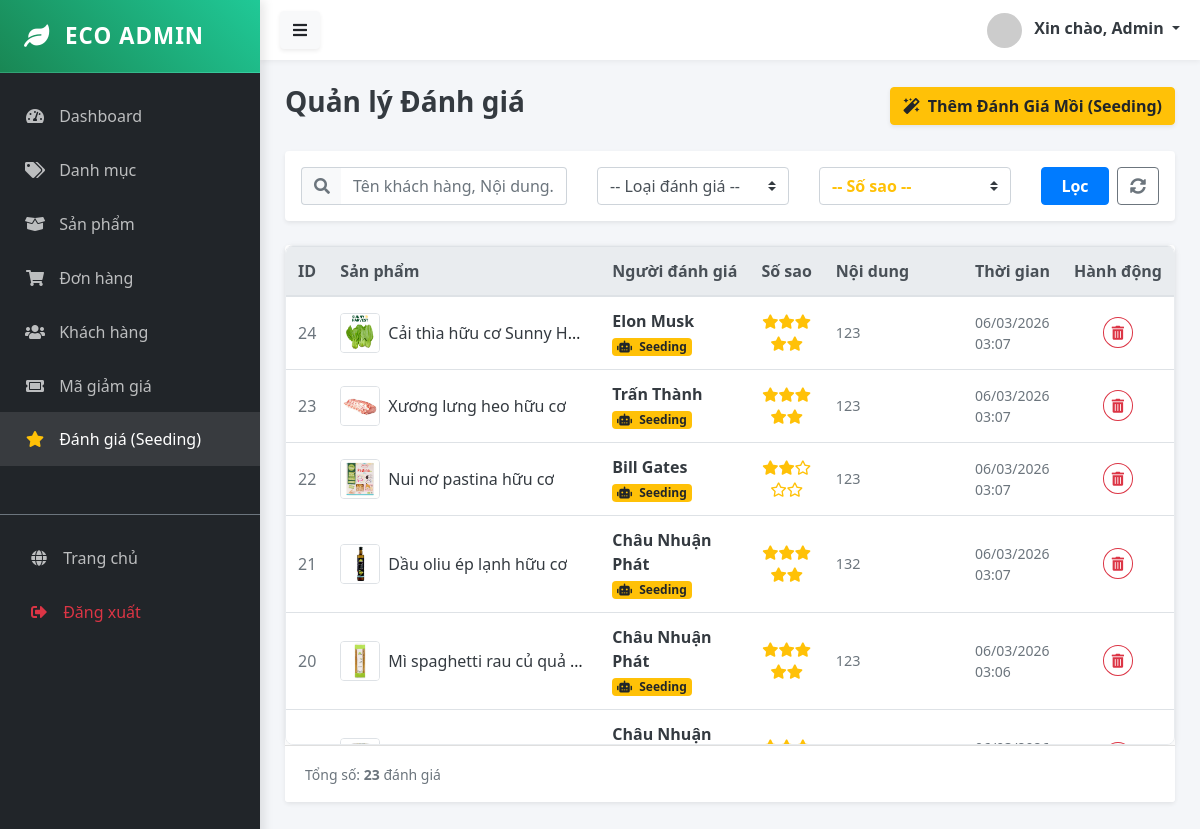
/public/admin/review (signed in), run on the app's committed database.
### tables this page shows
CREATE TABLE `reviews` (
  `id` bigint UNSIGNED NOT NULL,
  `user_id` bigint UNSIGNED DEFAULT NULL,
  `product_id` bigint UNSIGNED DEFAULT NULL,
  `order_id` bigint UNSIGNED DEFAULT NULL,
  `variant_id` bigint UNSIGNED DEFAULT NULL,
  `rating` smallint DEFAULT NULL,
  `title` varchar(255) DEFAULT NULL,
  `comment` text,
  `is_approved` tinyint DEFAULT '0',
  `created_at` timestamp NULL DEFAULT CURRENT_TIMESTAMP
);

CREATE TABLE `products` (
  `id` bigint UNSIGNED NOT NULL,
  `sku` varchar(100) DEFAULT NULL,
  `name` varchar(300) NOT NULL,
  `brand` varchar(255) DEFAULT NULL,
  `slug` varchar(300) DEFAULT NULL,
  `description` text,
  `short_description` text,
  `category_id` bigint UNSIGNED DEFAULT NULL,
  `is_active` tinyint DEFAULT '1',
  `is_featured` tinyint DEFAULT '0',
  `meta` json DEFAULT NULL,
  `created_at` timestamp NULL DEFAULT CURRENT_TIMESTAMP,
  `updated_at` timestamp NULL DEFAULT CURRENT_TIMESTAMP ON UPDATE CURRENT_TIMESTAMP
);

CREATE TABLE `users` (
  `id` bigint UNSIGNED NOT NULL,
  `email` varchar(255) NOT NULL,
  `password_hash` varchar(255) DEFAULT NULL,
  `name` varchar(200) DEFAULT NULL,
  `phone` varchar(50) DEFAULT NULL,
  `avatar_url` text,
  `status` tinyint DEFAULT '1',
  `role_id` bigint UNSIGNED DEFAULT NULL,
  `google_id` varchar(255) DEFAULT NULL,
  `email_verified` tinyint DEFAULT '0',
  `verification_token` varchar(255) DEFAULT NULL COMMENT 'Mã gửi qua mail',
  `reset_token` varchar(255) DEFAULT NULL COMMENT 'Mã quên mật khẩu (OTP)',
  `reset_token_expire` datetime DEFAULT NULL COMMENT 'Hạn sử dụng mã OTP',
  `created_at` timestamp NULL DEFAULT CURRENT_TIMESTAMP,
  `updated_at` timestamp NULL DEFAULT CURRENT_TIMESTAMP ON UPDATE CURRENT_TIMESTAMP,
  `last_login_at` datetime DEFAULT NULL,
  `metadata` json DEFAULT NULL
);

### app/Controllers/Admin/ReviewController.php (called while the page is built, shortened)
<?php
class ReviewController extends Controller {
    public function index() {
        $reviewModel = $this->model('Review');
        $filters = [
            'search' => trim($_GET['search'] ?? ''),
            'type' => $_GET['type'] ?? '',
            'rating' => $_GET['rating'] ?? ''
        ];
        $reviews = $reviewModel->getAllReviewsForAdmin($filters);
        $userModel = $this->model('User');
        $productModel = $this->model('Product');
        $seedingUsers = $userModel->getSeedingUsers();
        $products = $productModel->getSimpleProductList();
        $this->view('admin/reviews/index', [
            'reviews' => $reviews,
            'seedingUsers' => $seedingUsers,
            'products' => $products
        ]);
    }
}

### app/Core/App.php (called while the page is built, shortened)
<?php
class App {
    protected $controller = 'HomeController';
    protected $method = 'index';
    public function __construct() {
        $url = $this->parseUrl();
        if (isset($url[0]) && strtolower($url[0]) == 'admin') {
            array_shift($url);
            $folder = 'Admin';
            $this->controller = 'DashboardController';
            if (isset($url[0])) {
                $controllerName = $this->convertToPascalCase($url[0]) . 'Controller';
                if (file_exists('../app/Controllers/Admin/' . $controllerName . '.php')) {
                    $this->controller = $controllerName;
                    array_shift($url);
                }
            }
        }
        $file = '../app/Controllers/' . $folder . '/' . $this->controller . '.php';
        if (file_exists($file)) {
            $this->controller = new $class;
        } else {
            die("Lỗi 404: Controller '{$this->controller}' không tồn tại.");
        }
        $this->params = $url ? array_values($url) : [];
        call_user_func_array([$this->controller, $this->method], $this->params);
    }
    public function parseUrl() {
        if (isset($_GET['url'])) {
            return explode('/', filter_var(rtrim($_GET['url'], '/'), FILTER_SANITIZE_URL));
        }
        return [];
    }
    private function convertToPascalCase($string) {
        return str_replace(' ', '', ucwords(str_replace('-', ' ', $string)));
    }
}

### public/index.php (called while the page is built, shortened)
<?php
$app = new App();

### config/database.php (called while the page is built)
<?php
return [
    'host' => $_ENV['DB_HOST'] ?? 'localhost',
    'dbname' => $_ENV['DB_DATABASE'] ?? 'ecostore',
    'user' => $_ENV['DB_USERNAME'] ?? 'root',
    'pass' => $_ENV['DB_PASSWORD'] ?? '',
    'charset' => 'utf8mb4'
];

### app/Core/Database.php (called while the page is built, shortened)
<?php
class Database {
    private static $instance = null;
    private $connection;
    private function __construct() {
        $config = require __DIR__ . '/../../config/database.php';
        $dsn = "mysql:host={$config['host']};dbname={$config['dbname']};charset={$config['charset']}";
        try {
            $this->connection = new PDO($dsn, $config['user'], $config['pass']);
            $this->connection->setAttribute(PDO::ATTR_ERRMODE, PDO::ERRMODE_EXCEPTION);
            $this->connection->setAttribute(PDO::ATTR_DEFAULT_FETCH_MODE, PDO::FETCH_ASSOC);
        } catch (PDOException $e) {
            die("DB Connection Error: " . $e->getMessage());
        }
    }
    public static function getInstance() {
        if (!self::$instance) {
            self::$instance = new Database();
        }
        return self::$instance;
    }
    public function query($sql, $params = []) {
        try {
            $stmt = $this->connection->prepare($sql);
            $stmt->execute($params);
            return $stmt;
        } catch (PDOException $e) {
            die("Lỗi truy vấn SQL: " . $e->getMessage());
        }
    }
    public function fetchAll($sql, $params = []) {
        return $this->query($sql, $params)->fetchAll();
    }
}

### app/Core/Model.php (called while the page is built, shortened)
<?php
abstract class Model {
    public function __construct() {
        $this->db = Database::getInstance();
    }
}

### app/Models/Review.php (called while the page is built, shortened)
<?php
class Review extends Model {
    protected $table = 'reviews';
    public function getAllReviewsForAdmin($filters = []) {
        $sql = "SELECT r.*,
                       u.name as user_name,
                       p.name as product_name,
                       (SELECT image_url FROM product_images WHERE product_id = p.id ORDER BY id ASC LIMIT 1) as product_image
                FROM {$this->table} r
                JOIN users u ON r.user_id = u.id
                JOIN products p ON r.product_id = p.id
                WHERE 1=1";
        $params = [];
        $sql .= " ORDER BY r.created_at DESC";
        return $this->db->fetchAll($sql, $params);
    }
}

### app/Views/admin/reviews/index.php (the view, shortened to what this page needs)
<?php require_once '../app/Views/layouts/admin/sidebar.php'; ?>
<div class="d-flex justify-content-between align-items-center mb-4">
    <h3 class="text-dark font-weight-bold">Quản lý Đánh giá</h3>
    <button type="button" class="btn btn-warning font-weight-bold shadow-sm" data-toggle="modal" data-target="#seedingModal">
        <i class="fas fa-magic mr-1"></i> Thêm Đánh Giá Mồi (Seeding)
    </button>
</div>
<div class="card shadow-sm border-0 mb-4 bg-white">
    <div class="card-body p-3">
        <form method="GET" action="/MY_WEB/public/admin/review" class="row align-items-center">
            <div class="col-md-4 mb-2 mb-md-0">
                <div class="input-group">
                    <div class="input-group-prepend">
                        <span class="input-group-text bg-light border-right-0"><i class="fas fa-search text-muted"></i></span>
                    </div>
                    <input type="text" name="search" class="form-control border-left-0" placeholder="Tên khách hàng, Nội dung..." value="<?= $_GET['search'] ?? '' ?>">
                </div>
            </div>
            <div class="col-md-3 mb-2 mb-md-0">
                <select name="type" class="form-control custom-select" onchange="this.form.submit()">
                    <option value="">-- Loại đánh giá --</option>
                </select>
            </div>
            <div class="col-md-3 mb-2 mb-md-0">
                <select name="rating" class="form-control custom-select text-warning font-weight-bold" onchange="this.form.submit()">
                    <option value="" class="text-dark">-- Số sao --</option>
                </select>
            </div>
            <div class="col-md-2 d-flex">
                <button type="submit" class="btn btn-primary flex-grow-1 mr-2 font-weight-bold">Lọc</button>
                <a href="/MY_WEB/public/admin/review" class="btn btn-outline-secondary" title="Xóa bộ lọc"><i class="fas fa-sync-alt"></i></a>
            </div>
        </form>
    </div>
</div>
<div class="card shadow-sm border-0">
    <div class="card-body p-0">
        <div class="table-scroll-wrapper">
            <table class="table table-hover mb-0">
                <thead class="thead-light">
                    <tr>
                        <th class="text-center" width="50">ID</th>
                        <th>Sản phẩm</th>
                        <th>Người đánh giá</th>
                        <th class="text-center">Số sao</th>
                        <th width="35%">Nội dung</th>
                        <th>Thời gian</th>
                        <th class="text-center">Hành động</th>
                    </tr>
                </thead>
                <tbody>
                    <?php if (!empty($reviews)): ?>
                        <?php foreach ($reviews as $rv): ?>
                            <tr>
                                <td class="align-middle text-center text-muted"><?= $rv['id'] ?></td>
                                <td class="align-middle">
                                    <div class="d-flex align-items-center">
                                        <?php $img = !empty($rv['product_image']) ? '/MY_WEB/public/' . $rv['product_image'] : 'https://placehold.co/50'; ?>
                                        <img src="<?= $img ?>" class="rounded border mr-2 object-fit-cover" width="40" height="40">
                                        <div class="text-truncate" style="max-width: 200px; font-weight: 500;">
                                            <a href="/MY_WEB/public/product/detail/<?= $rv['product_id'] ?>" target="_blank" class="text-dark">
                                                <?= htmlspecialchars($rv['product_name']) ?>
                                            </a>
                                        </div>
                                    </div>
                                </td>
                                <td class="align-middle">
                                    <div class="font-weight-bold text-dark"><?= htmlspecialchars($rv['user_name']) ?></div>
                                    <?php if (empty($rv['order_id'])): ?>
                                        <span class="badge badge-warning"><i class="fas fa-robot mr-1"></i> Seeding</span>
                                    <?php else: ?>
                                        <span class="badge badge-success"><i class="fas fa-check-circle mr-1"></i> Đã mua</span>
                                    <?php endif; ?>
                                </td>
                                <td class="align-middle text-center text-warning" style="font-size: 0.9rem;">
                                    <?php for ($i = 1; $i <= 5; $i++) echo $i <= $rv['rating'] ? '<i class="fas fa-star"></i>' : '<i class="far fa-star"></i>'; ?>
                                </td>
                                <td class="align-middle">
                                    <p class="mb-0 text-secondary" style="font-size: 0.9rem; display: -webkit-box; -webkit-line-clamp: 2; line-clamp: 2; -webkit-box-orient: vertical; overflow: hidden;">
                                        <?= htmlspecialchars($rv['comment']) ?>
                                    </p>
                                </td>
                                <td class="align-middle text-muted small">
                                    <?= date('d/m/Y H:i', strtotime($rv['created_at'])) ?>
                                </td>
                                <td class="align-middle text-center">
                                    <a href="/MY_WEB/public/admin/review/delete/<?= $rv['id'] ?>" class="btn btn-sm btn-outline-danger rounded-circle" onclick="return confirm('Bạn có chắc chắn muốn xóa đánh giá này?');" title="Xóa">
                                        <i class="fas fa-trash-alt"></i>
                                    </a>
                                </td>
                            </tr>
                        <?php endforeach; ?>
                    <?php else: ?>
                        <tr>
                            <td colspan="7" class="text-center py-5 text-muted">Chưa có đánh giá nào phù hợp.</td>
                        </tr>
                    <?php endif; ?>
                </tbody>
            </table>
        </div>
    </div>
    <div class="card-footer bg-white py-3">
        <small class="text-muted">Tổng số: <strong><?= is_array($reviews) ? count($reviews) : 0 ?></strong> đánh giá</small>
    </div>
</div>
<?php require_once '../app/Views/layouts/admin/footer.php'; ?>

### public/assets/css/admin.css (style rules this page uses)
:root { --primary-color: #0d6efd; --secondary-color: #6c757d; --success-color: #198754; --sidebar-bg: #212529; --sidebar-width: 260px; --header-height: 60px; }
body { font-family: 'Segoe UI', Tahoma, Geneva, Verdana, sans-serif; background-color: #f4f6f9; overflow-x: hidden; }
.table-scroll-wrapper { max-height: 400px; overflow-y: auto; border-radius: 8px; box-shadow: 0 2px 8px rgba(0,0,0,0.05); background: #fff; border: 1px solid #e9ecef; }
.table-scroll-wrapper thead th { position: sticky; top: 0; background-color: #f8f9fa; z-index: 2; border-bottom: 2px solid #dee2e6; white-space: nowrap; }

### app/Views/admin/reviews/index.php (style rules this page uses)
.table-scroll-wrapper { max-height: 500px; overflow-y: auto; }
.table-scroll-wrapper thead th { position: sticky; top: 0; background-color: #f8f9fa; z-index: 1; box-shadow: 0 1px 2px rgba(0, 0, 0, 0.1); }

### data on the page
reviews: id "24", shows a picture, product.name "Cải thìa hữu cơ Sunny H…", user.name "Elon Musk", shows "Seeding", rating 5 (drawn), comment "123", created_at "06/03/2026 03:07"
reviews: id "23", shows a picture, product.name "Xương lưng heo hữu cơ", user.name "Trấn Thành", shows "Seeding", rating 5 (drawn), comment "123", created_at "06/03/2026 03:07"
reviews: id "22", shows a picture, product.name "Nui nơ pastina hữu cơ", user.name "Bill Gates", shows "Seeding", rating 2 (drawn), comment "123", created_at "06/03/2026 03:07"
reviews: id "21", shows a picture, product.name "Dầu oliu ép lạnh hữu cơ", user.name "Châu Nhuận Phát", shows "Seeding", rating 5 (drawn), comment "132", created_at "06/03/2026 03:07"
reviews: id "20", shows a picture, product.name "Mì spaghetti rau củ quả…", user.name "Châu Nhuận Phát", shows "Seeding", rating 5 (drawn), comment "123", created_at "06/03/2026 03:06"
reviews: shows a picture, user.name "Châu Nhuận…", rating 5 (drawn)

### other printed values
$_SESSION['admin_name'] "Admin"
count($reviews) "23"
